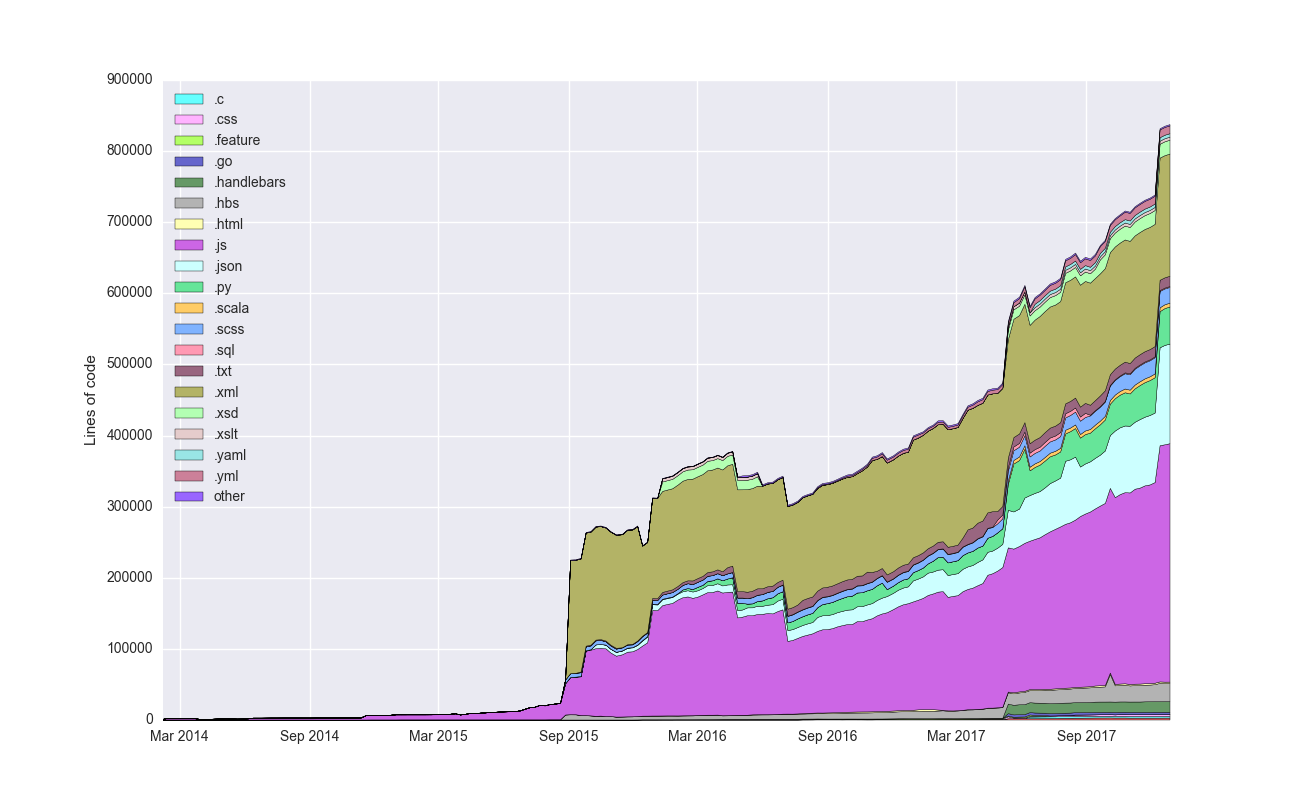

Write the Python code that produced this figure.
# -*- coding: utf-8 -*-
#
# Copyright 2016 Erik Bernhardsson
#
# Licensed under the Apache License, Version 2.0 (the "License");
# you may not use this file except in compliance with the License.
# You may obtain a copy of the License at
#
# http://www.apache.org/licenses/LICENSE-2.0
#
# Unless required by applicable law or agreed to in writing, software
# distributed under the License is distributed on an "AS IS" BASIS,
# WITHOUT WARRANTIES OR CONDITIONS OF ANY KIND, either express or implied.
# See the License for the specific language governing permissions and
# limitations under the License.

import sys, seaborn, dateutil.parser, numpy, json, argparse
from matplotlib import pyplot

parser = argparse.ArgumentParser(description='Plot stack plot')
parser.add_argument('--display', action='store_true', help='Display plot')
parser.add_argument('--outfile', default='stack_plot.png', help='Output file to store results (default: %(default)s)')
parser.add_argument('inputs')
args = parser.parse_args()

data = json.load(open(args.inputs))
y = numpy.array(data['y'])
pyplot.figure(figsize=(13, 8))
pyplot.stackplot([dateutil.parser.parse(t) for t in data['ts']],
                  numpy.array(y),
                  labels=data['labels'])
pyplot.legend(loc=2)
pyplot.ylabel('Lines of code')
pyplot.savefig(args.outfile)
if args.display:
    pyplot.show()
